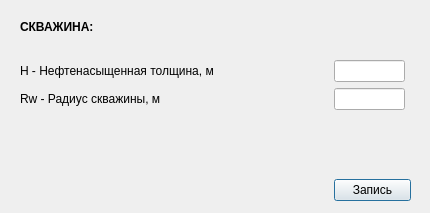
<?xml version="1.0" encoding="UTF-8"?>
<ui version="4.0">
 <class>Edit</class>
 <widget class="QDialog" name="Edit">
  <property name="geometry">
   <rect>
    <x>0</x>
    <y>0</y>
    <width>430</width>
    <height>213</height>
   </rect>
  </property>
  <property name="windowTitle">
   <string>Редактирование параметров</string>
  </property>
  <property name="modal">
   <bool>true</bool>
  </property>
  <widget class="QWidget" name="layoutWidget">
   <property name="geometry">
    <rect>
     <x>20</x>
     <y>20</y>
     <width>391</width>
     <height>181</height>
    </rect>
   </property>
   <layout class="QFormLayout" name="formLayout">
    <item row="2" column="0">
     <widget class="QLabel" name="l1">
      <property name="text">
       <string>H - Нефтенасыщенная толщина, м</string>
      </property>
     </widget>
    </item>
    <item row="2" column="1">
     <widget class="QLineEdit" name="HEdit">
      <property name="maximumSize">
       <size>
        <width>71</width>
        <height>16777215</height>
       </size>
      </property>
     </widget>
    </item>
    <item row="3" column="0">
     <widget class="QLabel" name="l1_6">
      <property name="text">
       <string>Rw - Радиус скважины, м</string>
      </property>
     </widget>
    </item>
    <item row="3" column="1">
     <widget class="QLineEdit" name="reEdit">
      <property name="maximumSize">
       <size>
        <width>71</width>
        <height>16777215</height>
       </size>
      </property>
     </widget>
    </item>
    <item row="4" column="0">
     <spacer name="verticalSpacer">
      <property name="orientation">
       <enum>Qt::Vertical</enum>
      </property>
      <property name="sizeHint" stdset="0">
       <size>
        <width>20</width>
        <height>40</height>
       </size>
      </property>
     </spacer>
    </item>
    <item row="4" column="1">
     <spacer name="verticalSpacer_2">
      <property name="orientation">
       <enum>Qt::Vertical</enum>
      </property>
      <property name="sizeHint" stdset="0">
       <size>
        <width>20</width>
        <height>40</height>
       </size>
      </property>
     </spacer>
    </item>
    <item row="5" column="0">
     <spacer name="horizontalSpacer">
      <property name="orientation">
       <enum>Qt::Horizontal</enum>
      </property>
      <property name="sizeHint" stdset="0">
       <size>
        <width>308</width>
        <height>20</height>
       </size>
      </property>
     </spacer>
    </item>
    <item row="5" column="1">
     <widget class="QPushButton" name="pushButton">
      <property name="text">
       <string>Запись</string>
      </property>
     </widget>
    </item>
    <item row="0" column="0">
     <widget class="QLabel" name="label">
      <property name="font">
       <font>
        <weight>75</weight>
        <bold>true</bold>
       </font>
      </property>
      <property name="text">
       <string>СКВАЖИНА: </string>
      </property>
     </widget>
    </item>
    <item row="0" column="1">
     <widget class="QLabel" name="label_2">
      <property name="text">
       <string/>
      </property>
     </widget>
    </item>
    <item row="1" column="0">
     <widget class="QLabel" name="label_3">
      <property name="text">
       <string/>
      </property>
     </widget>
    </item>
   </layout>
  </widget>
 </widget>
 <resources/>
 <connections/>
</ui>
